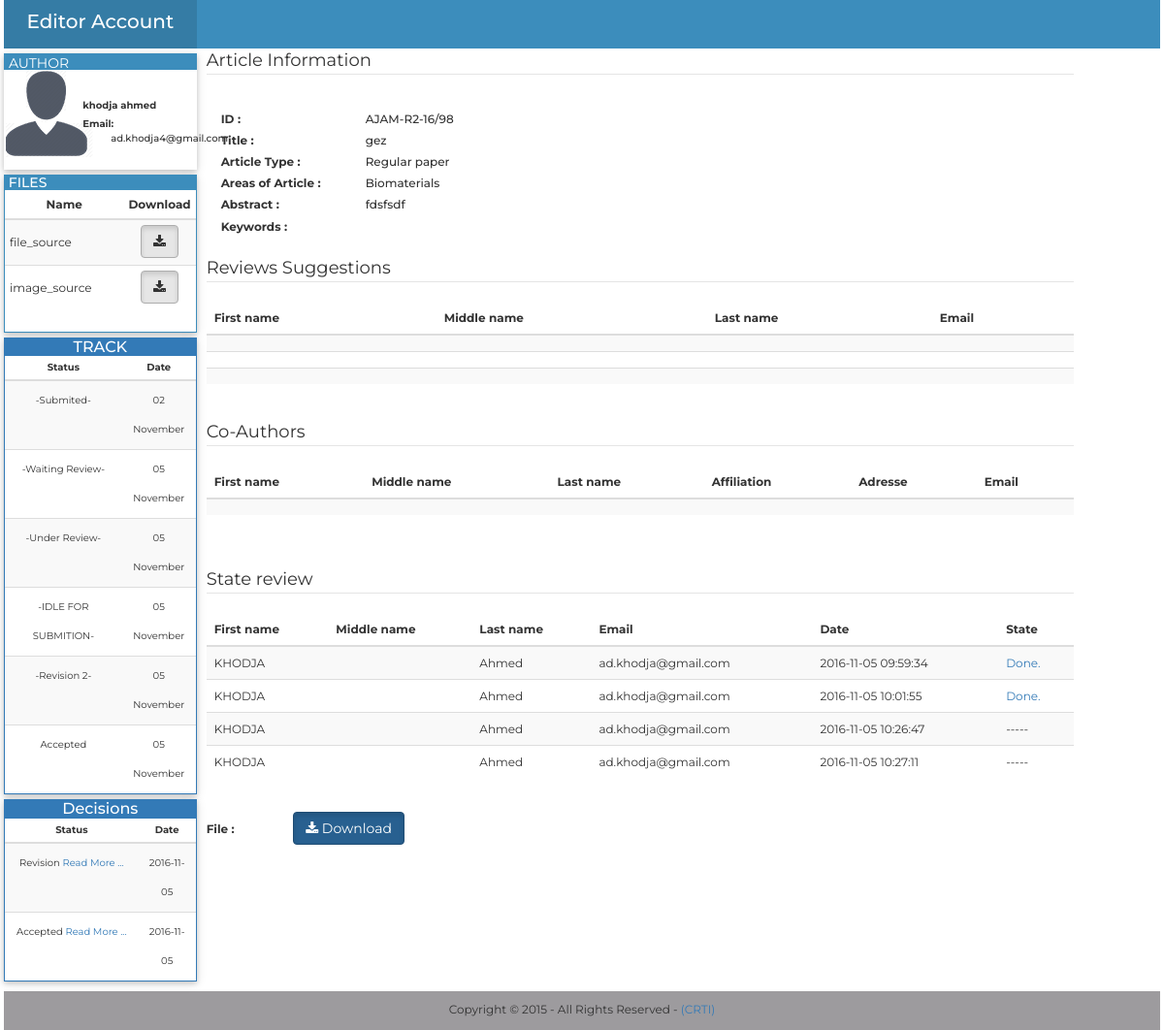
The page /Editor-in-chief/php/article_inf.php?idar=98&et_e=200 (signed in) on the database its author committed.
### tables this page shows
CREATE TABLE `personne` (
  `id` int(11) NOT NULL AUTO_INCREMENT,
  `fname` varchar(255) NOT NULL,
  `mname` varchar(255) DEFAULT NULL,
  `lname` varchar(255) NOT NULL,
  `affiliation` varchar(255) NOT NULL,
  `adresse` varchar(255) NOT NULL,
  `city` varchar(255) NOT NULL,
  `state` varchar(255) NOT NULL,
  `contry` varchar(255) NOT NULL,
  `pcode` varchar(10) NOT NULL,
  `email` varchar(255) NOT NULL,
  `phone` varchar(20) DEFAULT NULL,
  `fax` varchar(20) DEFAULT NULL,
  `password` varchar(255) NOT NULL,
  `date` datetime DEFAULT NULL,
  `title` varchar(255) NOT NULL,
  `grade` varchar(255) NOT NULL,
  PRIMARY KEY (`id`),
  UNIQUE KEY `email` (`email`)
);

CREATE TABLE `file` (
  `id` int(11) NOT NULL AUTO_INCREMENT,
  `name` varchar(255) NOT NULL,
  `size` varchar(255) DEFAULT NULL,
  `article` int(11) NOT NULL,
  `type` varchar(20) NOT NULL,
  `extension` varchar(255) DEFAULT NULL,
  PRIMARY KEY (`id`),
  KEY `article_fk` (`article`),
  CONSTRAINT `article_fk` FOREIGN KEY (`article`) REFERENCES `article` (`id`) ON DELETE CASCADE ON UPDATE CASCADE
);

CREATE TABLE `state_editor` (
  `id` int(11) NOT NULL AUTO_INCREMENT,
  `article` int(11) NOT NULL,
  `file` int(11) DEFAULT NULL,
  `etat` varchar(255) NOT NULL,
  `date` datetime NOT NULL,
  `editor` int(11) NOT NULL,
  `vu` varchar(255) DEFAULT 'no',
  PRIMARY KEY (`id`),
  KEY `fk_article_editor_chef` (`article`),
  KEY `fk_file_editor_chef` (`file`),
  CONSTRAINT `fk_article_editor_chef` FOREIGN KEY (`article`) REFERENCES `article` (`id`) ON DELETE CASCADE ON UPDATE CASCADE,
  CONSTRAINT `fk_file_editor_chef` FOREIGN KEY (`file`) REFERENCES `file` (`id`) ON DELETE CASCADE ON UPDATE CASCADE
);

CREATE TABLE `decision` (
  `id` int(11) NOT NULL AUTO_INCREMENT,
  `decision` text NOT NULL,
  `state_author` int(11) NOT NULL,
  `article` int(11) NOT NULL,
  `editor` int(11) NOT NULL,
  `date` date NOT NULL,
  `file` varchar(255) DEFAULT NULL,
  `type` varchar(255) NOT NULL,
  PRIMARY KEY (`id`)
);

CREATE TABLE `article` (
  `etiquette` varchar(255) DEFAULT NULL,
  `id` int(11) NOT NULL AUTO_INCREMENT,
  `author` int(11) NOT NULL,
  `title` mediumtext NOT NULL,
  `type` varchar(255) NOT NULL,
  `area` varchar(255) NOT NULL,
  `abstract` text NOT NULL,
  `keywords` text NOT NULL,
  `date` datetime NOT NULL,
  `state` varchar(255) NOT NULL,
  `cle` varchar(255) NOT NULL,
  PRIMARY KEY (`id`),
  KEY `author` (`author`),
  CONSTRAINT `author` FOREIGN KEY (`author`) REFERENCES `personne` (`id`) ON DELETE CASCADE ON UPDATE CASCADE
);

CREATE TABLE `sug_rev` (
  `id` int(11) NOT NULL AUTO_INCREMENT,
  `fname` varchar(255) NOT NULL,
  `lname` varchar(255) NOT NULL,
  `mname` varchar(255) NOT NULL,
  `email` varchar(255) NOT NULL,
  `article` int(255) DEFAULT NULL,
  PRIMARY KEY (`id`)
);

CREATE TABLE `co_author` (
  `id` int(11) NOT NULL AUTO_INCREMENT,
  `fname` varchar(100) NOT NULL,
  `mname` varchar(100) DEFAULT NULL,
  `lname` varchar(100) NOT NULL,
  `affiliation` varchar(255) NOT NULL,
  `adresse` varchar(255) NOT NULL,
  `email` varchar(100) NOT NULL,
  `article` int(11) NOT NULL,
  PRIMARY KEY (`id`),
  KEY `article` (`article`),
  CONSTRAINT `article` FOREIGN KEY (`article`) REFERENCES `article` (`id`) ON DELETE CASCADE ON UPDATE CASCADE
);

CREATE TABLE `state_review` (
  `id` int(11) NOT NULL AUTO_INCREMENT,
  `article` int(11) NOT NULL,
  `file` int(11) NOT NULL,
  `date_accepte` datetime DEFAULT NULL,
  `date_result` datetime DEFAULT NULL,
  `resultat` int(11) DEFAULT NULL,
  `reviewer` int(11) NOT NULL,
  `cle` varchar(255) NOT NULL,
  `state` varchar(255) DEFAULT NULL,
  `cle2` varchar(255) NOT NULL,
  `date` datetime DEFAULT NULL,
  `type` varchar(255) DEFAULT NULL,
  `date_reject` datetime DEFAULT NULL,
  `decision` int(11) DEFAULT NULL,
  PRIMARY KEY (`id`)
);

CREATE TABLE `reviewer` (
  `id` int(11) NOT NULL AUTO_INCREMENT,
  `password` varchar(255) NOT NULL,
  `author` int(11) DEFAULT NULL,
  `fname` varchar(255) NOT NULL,
  `mname` varchar(255) DEFAULT NULL,
  `lname` varchar(255) NOT NULL,
  `email` varchar(255) NOT NULL,
  PRIMARY KEY (`id`)
);

### Editor-in-chief/php/article_inf.php (the view, shortened to what the rows shown need)
<?php
$id_article=intval($_GET['idar']);
include_once("../../../../php/cnx.php");
$select = $conn->query("SELECT etiquette,title,type,area,abstract,keywords,author FROM article WHERE id=".$id_article);
$row = $select->fetch_assoc();
$select_etat = $conn->query("SELECT id, etat,file, DATE_FORMAT(date, '%d %M') as date FROM state_editor WHERE article=".$id_article);
?>
<!doctype html>
<html xmlns="http://www.w3.org/1999/html" xmlns="http://www.w3.org/1999/html">
<head>
    <link href="../../../../bootstrap/css/bootstrap.min.css" rel="stylesheet" type="text/css">
    <link rel="stylesheet" href="../css/font-awesome.css" type="text/css" />
    <link href="https://cdn.datatables.net/1.10.10/css/dataTables.bootstrap.min.css" rel="stylesheet" type="text/css">
    <link href="../css/show2.css" rel="stylesheet" type="text/css">
</head>
<body>
<div class="container-fluid">
    <div class="row menu_row">
        <?php
        $select_author=$conn->query("SELECT fname,lname,email FROM personne WHERE id=".$row['author']);
        $row_author= $select_author->fetch_assoc();
        ?>
        <div class="col-sm-2 menu">
            <div class="row profile">
                <div class="col-sm-7 pading_profile text_moyen">
                    <div class="form-group">
                        <div class="row min_height">
                            <label class="col-lg-12 control-label no_padding font_12" for="text"><?php echo $row_author['fname']." ".$row_author['lname']; ?>  </label>
                        </div>
                        <div class="row min_height">
                            <label class="col-lg-3 control-label no_padding" for="text">Email: </label>
                            <label class="col-lg-9 control-label no_padding text_label" for="text">&nbsp;<?php echo" ". $row_author['email']  ?> </label>
                        </div>
                    </div>
                </div>
            </div>
            <div class="row menu">
                <div class="panel panel-info panel_perso">
                    <div class="panel-body panel_body_perso">
                        <div class="row">
                            <table class="table table-striped table-condensed">
                                <thead>
                                <tr>
                                    <th width="70%" class="text-center">Name</th>
                                    <th width="30">Download</th>
                                </tr>
                                </thead>
                                <tbody>
                                <?php
                                $file_sources=$conn->query("SELECT name,size,type from file WHERE article=".$id_article." AND type like '%source'");
                                while($file_res=$file_sources->fetch_assoc()){
                                    echo "<tr><td><span class='line_height'>".$file_res['type']."</span></td>";
                                    echo "<td class='text-center'><a href=\"downloads.php?id=".$row["author"]."&ida=".$id_article."&a=".$file_res['name']."\" style=\"color: #FFFFFF\"><button type=\"button\" class=\"btn btn-default active\"><i class=\"fa fa-download\"></i> </button></a></td></tr>";
                                }
                                ?>
                                </tbody>
                            </table>
                        </div>
                    </div>
                </div>
            </div>
            <div class="row menu">
                <?php
                if($select_etat->num_rows!=0){
                    echo"
<div class=\"panel panel-primary panel_perso\">
<div class=\"panel-heading head_perso\">
<h3 class=\"panel-title text-center\">TRACK</h3>
 </div>
  <table class=\"table table-striped table-condensed font_10\">
    <thead>
      <tr>
        <th  class=\"text-center\">Status</th>
        <th class=\"text-center\">Date</th>
      </tr>
    </thead>
    <tbody>";
                    while($row_etat = $select_etat->fetch_assoc()){
                        echo"
      <tr>
        <td class=\"text-center \"style=\"line-height:3;\">".$row_etat['etat']."</td>
        <td class=\"text-center\" style=\"line-height:3;\">".$row_etat['date']."</td>
      </tr>
    ";
                    }
                    echo"</tbody>
  </table>
</div>
";
                }
                ?>
            </div>
            <div class="row menu">
                <?php
                $select_decision=$conn->query("SELECT id,decision,type,date FROM decision WHERE article=".$id_article);
                if($select_decision->num_rows!=0){
                    echo"
<div class=\"panel panel-primary panel_perso\">
<div class=\"panel-heading head_perso\">
<h3 class=\"panel-title text-center\">Decisions</h3>
 </div>
  <table class=\"table table-striped table-condensed font_10\">
    <thead>
      <tr>
        <th width=\"70%\" class=\"text-center\">Status</th>
        <th   class=\"text-center\">Date</th>
      </tr>
    </thead>
    <tbody>";
                    while($row_decision = $select_decision->fetch_assoc()){
                        echo"
      <tr>
        <td class=\"text-center \"style=\"line-height:3;\">".$row_decision['type']." <a href=\"#\" data-width=\"700\" data-rel=".$row_decision['id']." class=\"poplight\">Read More ...</a></td>
        <td class=\"text-center\" style=\"line-height:3;\">".$row_decision['date']."</td>
      </tr>
 <div id=".$row_decision['id']." class=\"popup_block\">
                <p>Decision :</br></br>".utf8_encode(nl2br($row_decision['decision']))."</p>
            </div>
    ";
                    }
                    echo"</tbody>
  </table>
</div>
";
                }
                ?>
            </div>
        </div>
        <div class="col-sm-9 pad" >
            <div class="form-group">
                <div class="row">
                    <div class="form-group">
                        <div class="col-lg-10">
                            <label for="text" class=" control-label text-left texte text_label" ><?php echo $row['etiquette'].$id_article; ?> </label>
                        </div>
                    </div>
                </div><div class="row">
                    <div class="form-group">
                        <div class="col-lg-10">
                            <label for="text" class=" control-label text-left texte text_label" ><?php echo $row['title']; ?> </label>
                        </div>
                    </div>
                </div>
                <div class="row">
                    <div class="form-group">
                        <div class="col-lg-10">
                            <label for="text" class=" control-label text-left texte text_label" ><?php echo $row['type']; ?> </label>
                        </div>
                    </div>
                </div>
                <div class="row">
                    <div class="form-group">
                        <div class="col-lg-10">
                            <label for="text" class=" control-label text-left texte text_label" ><?php echo $row['area']; ?> </label>
                        </div>
                    </div>
                </div>
                <div class="row">
                    <div class="form-group">
                        <div class="col-lg-10">
                            <label for="text" class="  text-left texte text_label" ><?php  echo $row['abstract'] ; ?> </label>
                        </div>
                    </div>
                </div>
                <?php
                $select2 = $conn->query("SELECT fname,mname,lname,email FROM sug_rev WHERE article=".$id_article);
                echo"
<div class=\"row\"><legend class='texte_legend'>Reviews Suggestions</legend> </div>
<div class=\"row\">
    <table class=\"table table-striped\" >
    <thead>
      <tr>
        <th>First name</th>
        <th>Middle name</th>
        <th>Last name</th>
        <th>Email</th>
      </tr>
    </thead>
    <tbody>";
                while($row2 = $select2->fetch_assoc()){
                    echo"
      <tr>
        <td class='texte'>".$row2['fname']."</td>
        <td class='texte'>".$row2['mname']."</td>
        <td class='texte'>".$row2['lname']."</td>
        <td class='texte'>".$row2['email']."</td>
      </tr>
                    ";
                }
                echo"</tbody>
  </table>
</div>
                       ";
                ?>
                <?php
                $co=$conn->query("SELECT fname,mname,lname,affiliation,adresse,email  FROM co_author WHERE article=".$id_article);
                if ($co->num_rows!=0) {
                    echo"
<div class=\"row\"><legend class='texte_legend'>Co-Authors </legend> </div>
<div class=\"row\">
    <table class=\"table table-striped\" >
    <thead>
      <tr>
        <th>First name</th>
        <th>Middle name</th>
        <th>Last name</th>
        <th>Affiliation</th>
        <th>Adresse</th>
        <th>Email</th>
      </tr>
    </thead>
    <tbody>";
                    while($co_row = $co->fetch_assoc()){
                        echo"
      <tr>
        <td class='texte'>".$co_row['fname']."</td>
        <td class='texte'>".$co_row['mname']."</td>
        <td class='texte'>".$co_row['lname']."</td>
        <td class='texte'>".$co_row['affiliation']."</td>
        <td class='texte'>".$co_row['adresse']."</td>
        <td class='texte'>".$co_row['email']."</td>
      </tr>
                    ";
                    }
                    echo"</tbody>
  </table>
</div>
                       ";
                }
                ?>
                <div class="row">
                    <?php
                    $review=$conn->query("SELECT reviewer,date_accepte,resultat,date_result,date,state from state_review WHERE article=".$id_article);
                    if($review)
                    {
                        echo"
<legend class='texte_legend'>State review </legend> <table class=\"table table-striped\" >
    <thead>
      <tr>
        <th>First name</th>
        <th>Middle name</th>
        <th>Last name</th>
        <th>Email</th>
        <th>Date</th>
        <th>State</th>
      </tr>
    </thead>
    <tbody>";
                        while ($res_rev=$review->fetch_assoc()){
                            $reviewver=$conn->query("SELECT fname,mname,lname,email from reviewer WHERE id=".$res_rev["reviewer"]);
                            if($reviewver){
                                $rev_inf=$reviewver->fetch_assoc();
                            }else{die('Error : ('. $conn->error .') '. $conn->error);}
                            echo"
    <tr>
        <td class='texte'>".$rev_inf['fname']."</td>
        <td class='texte'>".$rev_inf['mname']."</td>
        <td class='texte'>".$rev_inf['lname']."</td>
        <td class='texte'>".$rev_inf['email']."</td>
        <td class='texte'>".$res_rev["date"]."</td>
    ";if($res_rev["state"]!=null){
                                if($res_rev["state"]=='Finished'){
                                    $select=$conn->query("SELECT Novelty,Technical,Relevance,Quality,Comments,recommendation,Confidential from res_rev WHERE id=".$res_rev["resultat"]);
                                    if($select){
                                        $row_rev=$select->fetch_assoc();
                                        echo "
 <div id=d".$res_rev["resultat"]." class=\"popup_block\">
   <label>Novelty and originality : ".$row_rev['Novelty']."</label>
      <label>Technical content and correctness :".$row_rev['Technical']."</label>
      <label>Relevance and Timeliness :". $row_rev['Relevance']."</label>
   <label>Quality of presentation :". $row_rev['Quality']."</label>
   <label>Overall recommendation :". $row_rev['recommendation']."</label>
<label>Comments :</label>
<p>". nl2br($row_rev['Comments'])."</p>
<label>Confidential :</label>
<p>". nl2br($row_rev['Confidential'])."</p>
  </div>";
                                    }echo" <td class='texte'> <a href=\"#\" data-width=\"700\" data-rel=d".$res_rev["resultat"]." class=\"poplight\">Done.</a></td>  ";
                                }else{
                                    echo" <td class='texte'>".$res_rev["state"]."</td>  ";}
                            }else
                            {
                                echo" <td class='texte'>-----</td>  ";
                            }
                        }
                        echo"</tr></tbody></table>";
                    }
                    ?>
                </div>
            </div>
        </div>
    </div>
</body>
</html>

### rows shown on the page
personne: fname "khodja", lname "ahmed", email "ad.khodja4@gmail.com"
file: type "file_source"
file: type "image_source"
state_editor: etat "-Submited-", date "02 November"
state_editor: etat "-Waiting Review-", date "05 November"
state_editor: etat "-Under Review-", date "05 November"
state_editor: etat "-IDLE FOR SUBMITION-", date "05 November"
state_editor: etat "-Revision 2-", date "05 November"
state_editor: etat "Accepted", date "05 November"
decision: type "Revision", date "2016-11-05"
decision: type "Accepted", date "2016-11-05"
article: etiquette "AJAM-R2-16/", title "gez", type "Regular paper", area "Biomaterials", abstract "fdsfsdf"
state_review: reviewer.fname "KHODJA", reviewer.lname "Ahmed", reviewer.email "ad.khodja@gmail.com", date "2016-11-05 09:59:34"
state_review: reviewer.fname "KHODJA", reviewer.lname "Ahmed", reviewer.email "ad.khodja@gmail.com", date "2016-11-05 10:01:55"
state_review: reviewer.fname "KHODJA", reviewer.lname "Ahmed", reviewer.email "ad.khodja@gmail.com", date "2016-11-05 10:26:47"
state_review: reviewer.fname "KHODJA", reviewer.lname "Ahmed", reviewer.email "ad.khodja@gmail.com", date "2016-11-05 10:27:11"

### other values the page prints
$id_article "98"
